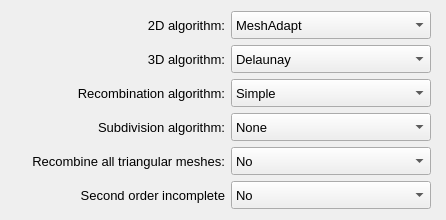
                   <widget class="QWidget" name="scrollAreaWidgetContents">
                    <property name="geometry">
                     <rect>
                      <x>0</x>
                      <y>0</y>
                      <width>446</width>
                      <height>216</height>
                     </rect>
                    </property>
                    <layout class="QGridLayout" name="gridLayout_17">
                     <item row="5" column="1">
                      <widget class="QLabel" name="label_15">
                       <property name="minimumSize">
                        <size>
                         <width>210</width>
                         <height>20</height>
                        </size>
                       </property>
                       <property name="maximumSize">
                        <size>
                         <width>300</width>
                         <height>16777215</height>
                        </size>
                       </property>
                       <property name="font">
                        <font>
                         <pointsize>10</pointsize>
                        </font>
                       </property>
                       <property name="text">
                        <string>Second order incomplete</string>
                       </property>
                       <property name="alignment">
                        <set>Qt::AlignmentFlag::AlignRight|Qt::AlignmentFlag::AlignTrailing|Qt::AlignmentFlag::AlignVCenter</set>
                       </property>
                      </widget>
                     </item>
                     <item row="5" column="2">
                      <widget class="QComboBox" name="comboBox_second_order_incomplete">
                       <property name="minimumSize">
                        <size>
                         <width>200</width>
                         <height>28</height>
                        </size>
                       </property>
                       <property name="maximumSize">
                        <size>
                         <width>200</width>
                         <height>16777215</height>
                        </size>
                       </property>
                       <property name="font">
                        <font>
                         <pointsize>10</pointsize>
                        </font>
                       </property>
                       <item>
                        <property name="text">
                         <string>No</string>
                        </property>
                       </item>
                       <item>
                        <property name="text">
                         <string>Yes</string>
                        </property>
                       </item>
                      </widget>
                     </item>
                     <item row="0" column="3">
                      <spacer name="horizontalSpacer_5">
                       <property name="orientation">
                        <enum>Qt::Orientation::Horizontal</enum>
                       </property>
                       <property name="sizeHint" stdset="0">
                        <size>
                         <width>40</width>
                         <height>20</height>
                        </size>
                       </property>
                      </spacer>
                     </item>
                     <item row="0" column="0">
                      <spacer name="horizontalSpacer_6">
                       <property name="orientation">
                        <enum>Qt::Orientation::Horizontal</enum>
                       </property>
                       <property name="sizeHint" stdset="0">
                        <size>
                         <width>40</width>
                         <height>20</height>
                        </size>
                       </property>
                      </spacer>
                     </item>
                     <item row="4" column="1">
                      <widget class="QLabel" name="label_14">
                       <property name="minimumSize">
                        <size>
                         <width>210</width>
                         <height>20</height>
                        </size>
                       </property>
                       <property name="maximumSize">
                        <size>
                         <width>300</width>
                         <height>16777215</height>
                        </size>
                       </property>
                       <property name="font">
                        <font>
                         <pointsize>10</pointsize>
                        </font>
                       </property>
                       <property name="text">
                        <string>Recombine all triangular meshes:</string>
                       </property>
                       <property name="alignment">
                        <set>Qt::AlignmentFlag::AlignRight|Qt::AlignmentFlag::AlignTrailing|Qt::AlignmentFlag::AlignVCenter</set>
                       </property>
                      </widget>
                     </item>
                     <item row="0" column="1">
                      <widget class="QLabel" name="label_6">
                       <property name="minimumSize">
                        <size>
                         <width>210</width>
                         <height>20</height>
                        </size>
                       </property>
                       <property name="maximumSize">
                        <size>
                         <width>300</width>
                         <height>16777215</height>
                        </size>
                       </property>
                       <property name="font">
                        <font>
                         <pointsize>10</pointsize>
                        </font>
                       </property>
                       <property name="text">
                        <string>2D algorithm:</string>
                       </property>
                       <property name="alignment">
                        <set>Qt::AlignmentFlag::AlignRight|Qt::AlignmentFlag::AlignTrailing|Qt::AlignmentFlag::AlignVCenter</set>
                       </property>
                      </widget>
                     </item>
                     <item row="0" column="2">
                      <widget class="QComboBox" name="comboBox_2d_algorithm">
                       <property name="minimumSize">
                        <size>
                         <width>200</width>
                         <height>28</height>
                        </size>
                       </property>
                       <property name="maximumSize">
                        <size>
                         <width>200</width>
                         <height>16777215</height>
                        </size>
                       </property>
                       <property name="font">
                        <font>
                         <pointsize>10</pointsize>
                        </font>
                       </property>
                       <item>
                        <property name="text">
                         <string>MeshAdapt</string>
                        </property>
                       </item>
                       <item>
                        <property name="text">
                         <string>Automatic</string>
                        </property>
                       </item>
                       <item>
                        <property name="text">
                         <string>Initial Mesh Only</string>
                        </property>
                       </item>
                       <item>
                        <property name="text">
                         <string>Delaunay</string>
                        </property>
                       </item>
                       <item>
                        <property name="text">
                         <string>Frontal-Delaunay</string>
                        </property>
                       </item>
                       <item>
                        <property name="text">
                         <string>Quasi Structured Quads</string>
                        </property>
                       </item>
                      </widget>
                     </item>
                     <item row="1" column="2">
                      <widget class="QComboBox" name="comboBox_3d_algorithm">
                       <property name="minimumSize">
                        <size>
                         <width>200</width>
                         <height>28</height>
                        </size>
                       </property>
                       <property name="maximumSize">
                        <size>
                         <width>200</width>
                         <height>16777215</height>
                        </size>
                       </property>
                       <property name="font">
                        <font>
                         <pointsize>10</pointsize>
                        </font>
                       </property>
                       <property name="currentIndex">
                        <number>0</number>
                       </property>
                       <item>
                        <property name="text">
                         <string>Delaunay</string>
                        </property>
                       </item>
                       <item>
                        <property name="text">
                         <string>Frontal-Delaunay</string>
                        </property>
                       </item>
                       <item>
                        <property name="text">
                         <string>HXT_3D</string>
                        </property>
                       </item>
                      </widget>
                     </item>
                     <item row="2" column="1">
                      <widget class="QLabel" name="label_13">
                       <property name="minimumSize">
                        <size>
                         <width>210</width>
                         <height>20</height>
                        </size>
                       </property>
                       <property name="maximumSize">
                        <size>
                         <width>300</width>
                         <height>16777215</height>
                        </size>
                       </property>
                       <property name="font">
                        <font>
                         <pointsize>10</pointsize>
                        </font>
                       </property>
                       <property name="text">
                        <string>Recombination algorithm:</string>
                       </property>
                       <property name="alignment">
                        <set>Qt::AlignmentFlag::AlignRight|Qt::AlignmentFlag::AlignTrailing|Qt::AlignmentFlag::AlignVCenter</set>
                       </property>
                      </widget>
                     </item>
                     <item row="4" column="2">
                      <widget class="QComboBox" name="comboBox_recombine_all">
                       <property name="minimumSize">
                        <size>
                         <width>200</width>
                         <height>28</height>
                        </size>
                       </property>
                       <property name="maximumSize">
                        <size>
                         <width>200</width>
                         <height>16777215</height>
                        </size>
                       </property>
                       <property name="font">
                        <font>
                         <pointsize>10</pointsize>
                        </font>
                       </property>
                       <item>
                        <property name="text">
                         <string>No</string>
                        </property>
                       </item>
                       <item>
                        <property name="text">
                         <string>Yes</string>
                        </property>
                       </item>
                      </widget>
                     </item>
                     <item row="1" column="1">
                      <widget class="QLabel" name="label_11">
                       <property name="minimumSize">
                        <size>
                         <width>210</width>
                         <height>20</height>
                        </size>
                       </property>
                       <property name="maximumSize">
                        <size>
                         <width>300</width>
                         <height>16777215</height>
                        </size>
                       </property>
                       <property name="font">
                        <font>
                         <pointsize>10</pointsize>
                        </font>
                       </property>
                       <property name="text">
                        <string>3D algorithm:</string>
                       </property>
                       <property name="alignment">
                        <set>Qt::AlignmentFlag::AlignRight|Qt::AlignmentFlag::AlignTrailing|Qt::AlignmentFlag::AlignVCenter</set>
                       </property>
                      </widget>
                     </item>
                     <item row="2" column="2">
                      <widget class="QComboBox" name="comboBox_recombination_algorithm">
                       <property name="minimumSize">
                        <size>
                         <width>200</width>
                         <height>28</height>
                        </size>
                       </property>
                       <property name="maximumSize">
                        <size>
                         <width>200</width>
                         <height>16777215</height>
                        </size>
                       </property>
                       <property name="font">
                        <font>
                         <pointsize>10</pointsize>
                        </font>
                       </property>
                       <item>
                        <property name="text">
                         <string>Simple</string>
                        </property>
                       </item>
                       <item>
                        <property name="text">
                         <string>Blossom</string>
                        </property>
                       </item>
                       <item>
                        <property name="text">
                         <string>Simple Full-Quad</string>
                        </property>
                       </item>
                       <item>
                        <property name="text">
                         <string>Blossom Full-Quad</string>
                        </property>
                       </item>
                      </widget>
                     </item>
                     <item row="3" column="1">
                      <widget class="QLabel" name="label_12">
                       <property name="minimumSize">
                        <size>
                         <width>210</width>
                         <height>20</height>
                        </size>
                       </property>
                       <property name="maximumSize">
                        <size>
                         <width>300</width>
                         <height>16777215</height>
                        </size>
                       </property>
                       <property name="font">
                        <font>
                         <pointsize>10</pointsize>
                        </font>
                       </property>
                       <property name="text">
                        <string>Subdivision algorithm:</string>
                       </property>
                       <property name="alignment">
                        <set>Qt::AlignmentFlag::AlignRight|Qt::AlignmentFlag::AlignTrailing|Qt::AlignmentFlag::AlignVCenter</set>
                       </property>
                      </widget>
                     </item>
                     <item row="3" column="2">
                      <widget class="QComboBox" name="comboBox_subdivision_algorithm">
                       <property name="minimumSize">
                        <size>
                         <width>200</width>
                         <height>28</height>
                        </size>
                       </property>
                       <property name="maximumSize">
                        <size>
                         <width>200</width>
                         <height>16777215</height>
                        </size>
                       </property>
                       <property name="font">
                        <font>
                         <pointsize>10</pointsize>
                        </font>
                       </property>
                       <item>
                        <property name="text">
                         <string>None</string>
                        </property>
                       </item>
                       <item>
                        <property name="text">
                         <string>All quads</string>
                        </property>
                       </item>
                       <item>
                        <property name="text">
                         <string>All hexas</string>
                        </property>
                       </item>
                      </widget>
                     </item>
                    </layout>
                   </widget>
